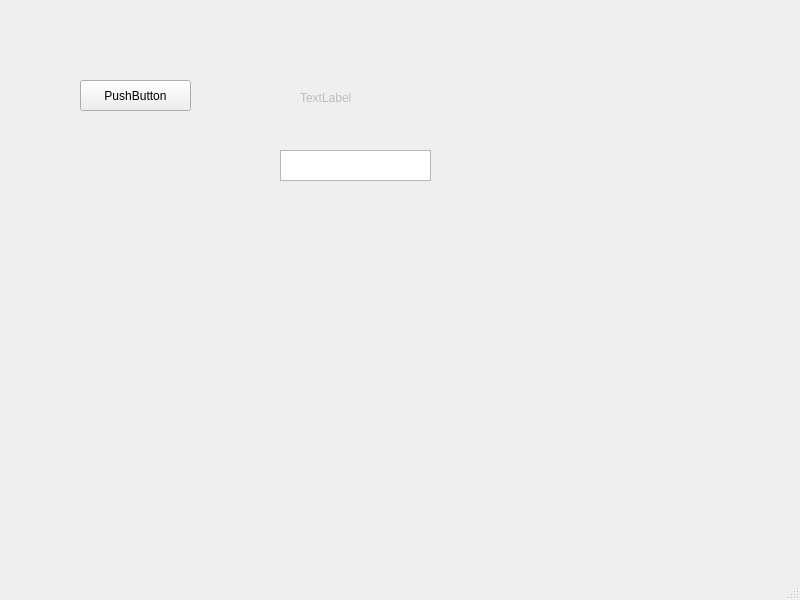
<?xml version="1.0" encoding="UTF-8"?>
<ui version="4.0">
 <class>MainWindow</class>
 <widget class="QMainWindow" name="MainWindow">
  <property name="geometry">
   <rect>
    <x>0</x>
    <y>0</y>
    <width>800</width>
    <height>600</height>
   </rect>
  </property>
  <property name="windowTitle">
   <string>MainWindow</string>
  </property>
  <widget class="QWidget" name="centralwidget">
   <widget class="QPushButton" name="pushButton">
    <property name="geometry">
     <rect>
      <x>80</x>
      <y>80</y>
      <width>111</width>
      <height>31</height>
     </rect>
    </property>
    <property name="text">
     <string>PushButton</string>
    </property>
   </widget>
   <widget class="QLabel" name="label">
    <property name="enabled">
     <bool>false</bool>
    </property>
    <property name="geometry">
     <rect>
      <x>300</x>
      <y>90</y>
      <width>72</width>
      <height>15</height>
     </rect>
    </property>
    <property name="text">
     <string>TextLabel</string>
    </property>
   </widget>
   <widget class="QTextEdit" name="textEdit">
    <property name="geometry">
     <rect>
      <x>280</x>
      <y>150</y>
      <width>151</width>
      <height>31</height>
     </rect>
    </property>
   </widget>
  </widget>
  <widget class="QMenuBar" name="menubar">
   <property name="geometry">
    <rect>
     <x>0</x>
     <y>0</y>
     <width>800</width>
     <height>26</height>
    </rect>
   </property>
  </widget>
  <widget class="QStatusBar" name="statusbar"/>
 </widget>
 <resources/>
 <connections>
  <connection>
   <sender>pushButton</sender>
   <signal>clicked()</signal>
   <receiver>MainWindow</receiver>
   <slot>slot1()</slot>
   <hints>
    <hint type="sourcelabel">
     <x>141</x>
     <y>126</y>
    </hint>
    <hint type="destinationlabel">
     <x>223</x>
     <y>180</y>
    </hint>
   </hints>
  </connection>
 </connections>
 <slots>
  <signal>signal1()</signal>
  <signal>signal2()</signal>
  <slot>slot1()</slot>
 </slots>
</ui>
